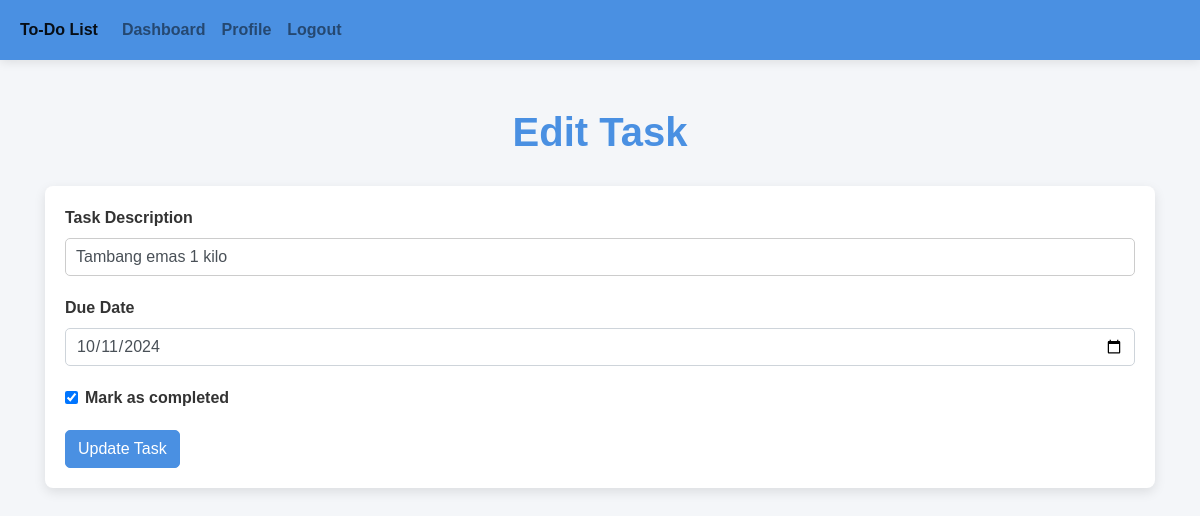
/edit_task.php?task_id=1&list_id=1 (signed in), run on the app's committed database.
### tables this page shows
CREATE TABLE `tasks` (
  `id` int(11) NOT NULL,
  `list_id` int(11) NOT NULL,
  `user_id` int(11) NOT NULL,
  `task_description` varchar(255) NOT NULL,
  `is_completed` tinyint(1) DEFAULT 0,
  `created_at` timestamp NOT NULL DEFAULT current_timestamp(),
  `due_date` date DEFAULT NULL,
  `notes` text DEFAULT NULL
);

### edit_task.php (the view, shortened to what this page needs)
<?php
include 'db.php';
$task_id = $_GET['task_id'];
$list_id = $_GET['list_id'];
$user_id = $_SESSION['user_id'];
$stmt = $koneksi->prepare("SELECT * FROM tasks WHERE id = ? AND user_id = ?");
$stmt->execute([$task_id, $user_id]);
$task = $stmt->fetch(PDO::FETCH_ASSOC);
?>
<!DOCTYPE html>
<html lang="en">
<head>
    <link rel="stylesheet" href="https://stackpath.bootstrapcdn.com/bootstrap/4.3.1/css/bootstrap.min.css">
    <link rel="stylesheet" href="styles.css">
</head>
<body>
    <nav class="navbar navbar-expand-lg navbar-light bg-light">
        <a class="navbar-brand" href="#">To-Do List</a>
        <div class="collapse navbar-collapse">
            <ul class="navbar-nav mr-auto">
                <li class="nav-item"><a class="nav-link" href="dashboard.php">Dashboard</a></li>
                <li class="nav-item"><a class="nav-link" href="profile.php">Profile</a></li>
                <li class="nav-item"><a class="nav-link" href="logout.php">Logout</a></li>
            </ul>
        </div>
    </nav>
    <div class="container mt-5">
        <h1 class="text-center">Edit Task</h1>
        <form action="edit_task.php?task_id=<?= $task_id ?>&list_id=<?= $list_id ?>" method="POST" class="form-group">
            <div class="form-group">
                <label for="task_description">Task Description</label>
                <input type="text" class="form-control" id="task_description" name="task_description" value="<?= htmlspecialchars($task['task_description']) ?>" required>
            </div>
            <div class="form-group">
                <label for="due_date">Due Date</label>
                <input type="date" class="form-control" id="due_date" name="due_date" value="<?= $task['due_date'] ?>">
            </div>
            <div class="form-group form-check">
                <input type="checkbox" class="form-check-input" id="is_completed" name="is_completed" <?= $task['is_completed'] ? 'checked' : '' ?>>
                <label class="form-check-label" for="is_completed">Mark as completed</label>
            </div>
            <button type="submit" class="btn btn-primary">Update Task</button>
        </form>
    </div>
</body>
</html>

### styles.css (style rules this page uses)
body { font-family: 'Poppins', sans-serif; background-color: #f4f6f9; color: #333; margin: 0; padding: 0; }
.navbar { background-color: #4a90e2 !important; padding: 10px 20px; box-shadow: 0 2px 10px rgba(0, 0, 0, 0.1); position: relative; }
.navbar-brand { font-size: 24px; color: #fff; font-weight: bold; }
.navbar a { color: white; font-size: 16px; font-weight: 600; }
.navbar-collapse { z-index: 9999; }
h1 { color: #333; font-size: 32px; font-weight: 600; text-align: center; margin: 20px 0; }
.btn-primary, .btn-custom { background-color: #4a90e2; border-color: #4a90e2; color: #fff; border-radius: 5px; transition: all 0.3s ease; }
form { background-color: #fff; padding: 20px; box-shadow: 0 4px 12px rgba(0, 0, 0, 0.1); border-radius: 8px; margin-bottom: 20px; }
.form-group label { color: #333; font-weight: 600; }
.form-control { border-radius: 5px; padding: 10px; font-size: 16px; }
.form-group { margin-bottom: 20px; }
.form-check { margin-top: 10px; }
.form-group label { font-weight: 600; color: #333; }
.form-check-label { font-weight: 500; color: #666; }
input[type="text"] { border-radius: 5px; padding: 10px; border: 1px solid #ccc; width: 100%; margin-bottom: 20px; }
input[type="checkbox"] { margin-right: 10px; }
.btn-primary { background-color: #4a90e2; border-color: #4a90e2; color: white; transition: background-color 0.3s ease; }
h1.text-center { font-size: 2.5rem; color: #4a90e2; margin-bottom: 30px; }

### data on the page
tasks: task_description "Tambang emas 1 kilo", due_date "10/11/2024", is_completed "☑"
